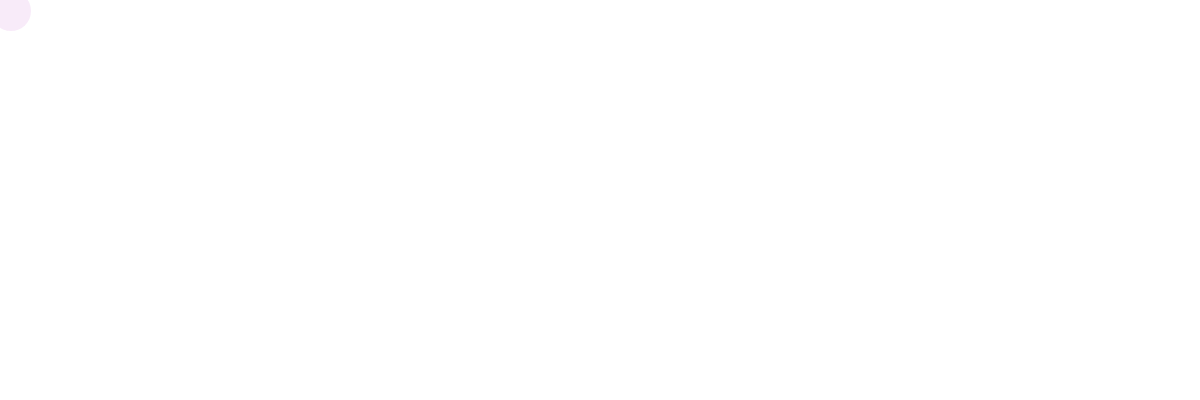
Frame 1 (no input)
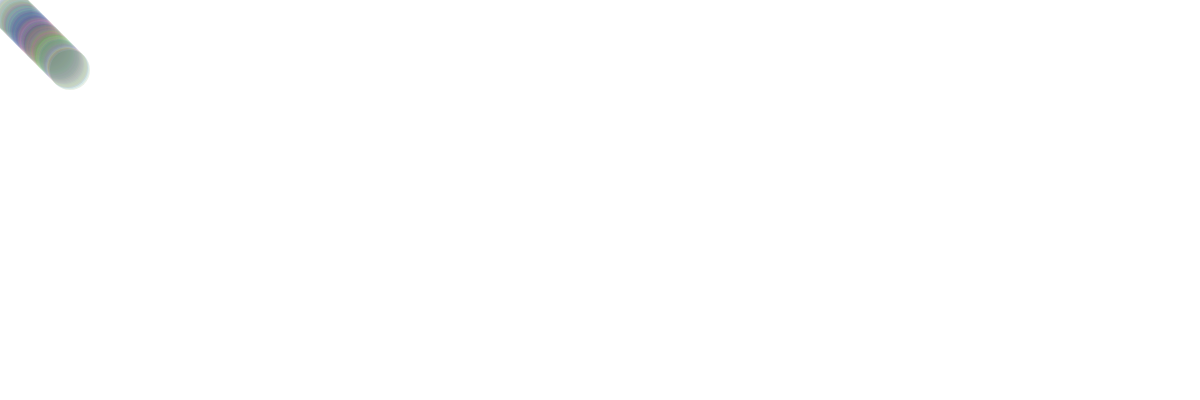
Frame 60 (no input)
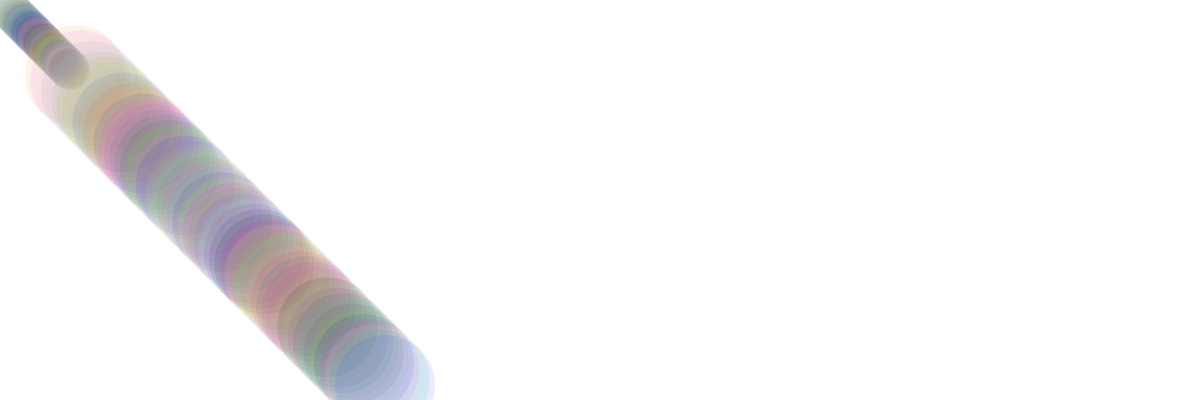
Frame 120 (the mouse pressed at the canvas centre since frame 60)

The p5.js sketch that drew these frames (run headless with seeded random() and noise() and a simulated clock; from frame 60 on, the mouse is pressed at the canvas centre):

// p5.js sketch
// ── sketch.js


let ball = {};
ball.x = 10;
ball.y = 10;
ball.delta_x = 1;
ball.delta_y = 1;
ball.scale_x = 1;
ball.scale_y = 1;

let ball_min = 40;
let ball_max = 160;

function setup() {
    createCanvas(windowWidth, 400);
    background(255);
}



function draw() {
  let red = floor( random(256) );
  let green = floor( random(256) );
  let blue = floor( random(256) );

  ball.width = map( mouseX, 0, width, ball_min, ball_max );

    ball.x += ball.delta_x * ball.scale_x;
    ball.y += ball.delta_y * ball.scale_y;


    if (ball.x >= width || ball.x <= 0) {
        ball.delta_x = -1 * ball.delta_x;
    }
    if (ball.y >= height || ball.y <= 0) {
        ball.delta_y = -1 * ball.delta_y;
    }
    noStroke();

    fill( red, green, blue, 25 );
    ellipse(ball.x, ball.y, ball.width, ball.width );
}

function mousePressed() {
    ball.scale_x = map(mouseX, 0, width, 0.5, 10);
    ball.scale_y = map(mouseY, 0, height, 0.5, 10);
}
